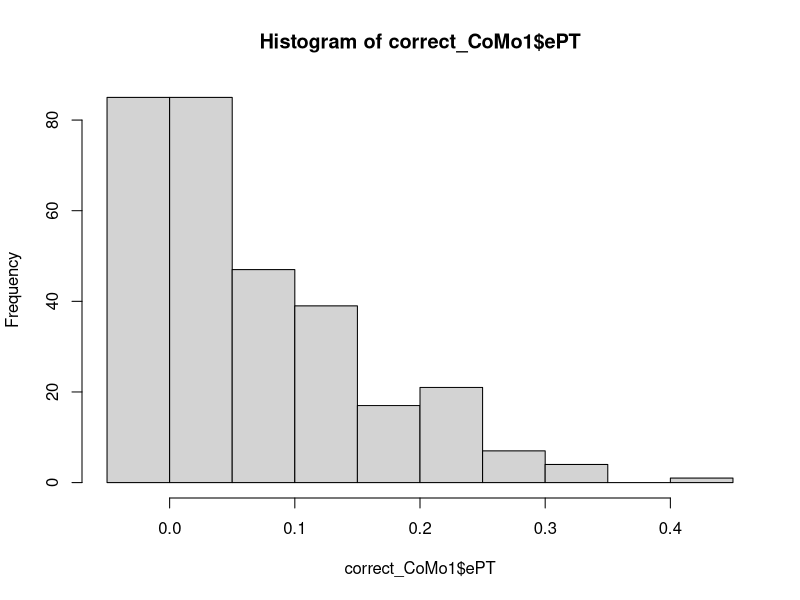
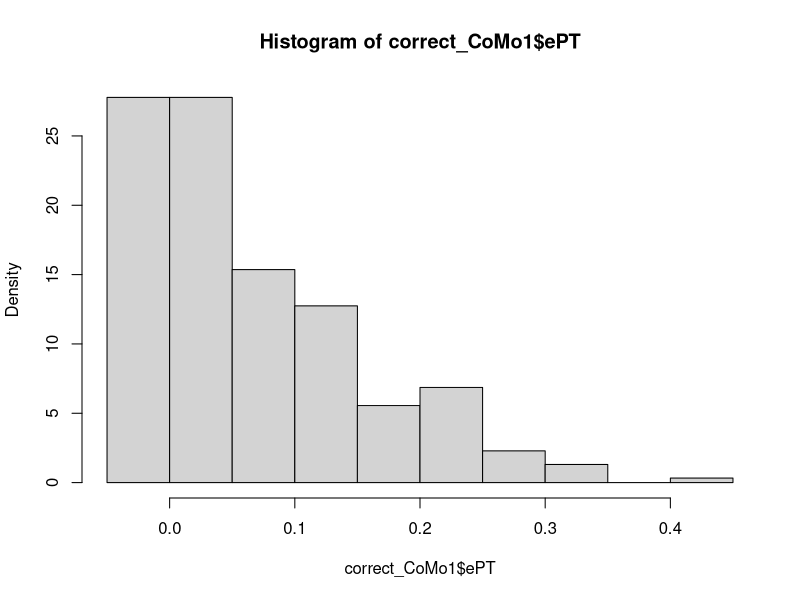
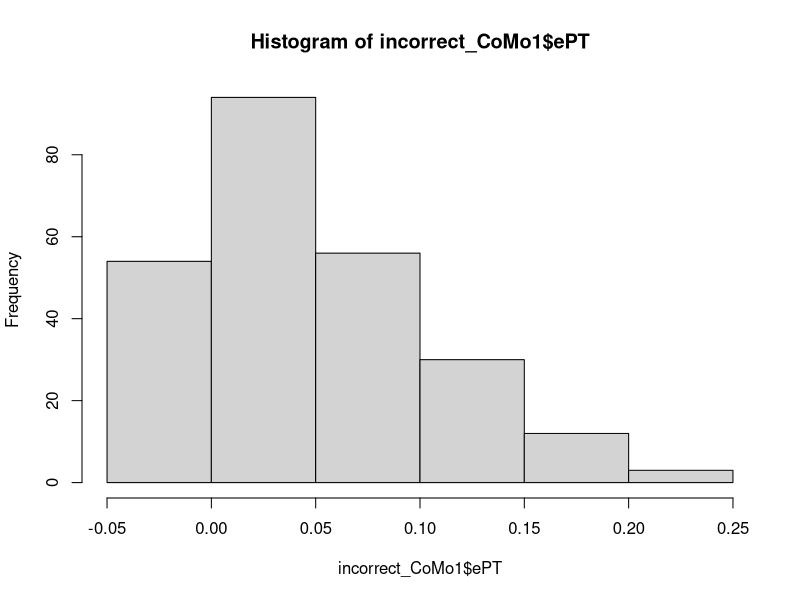
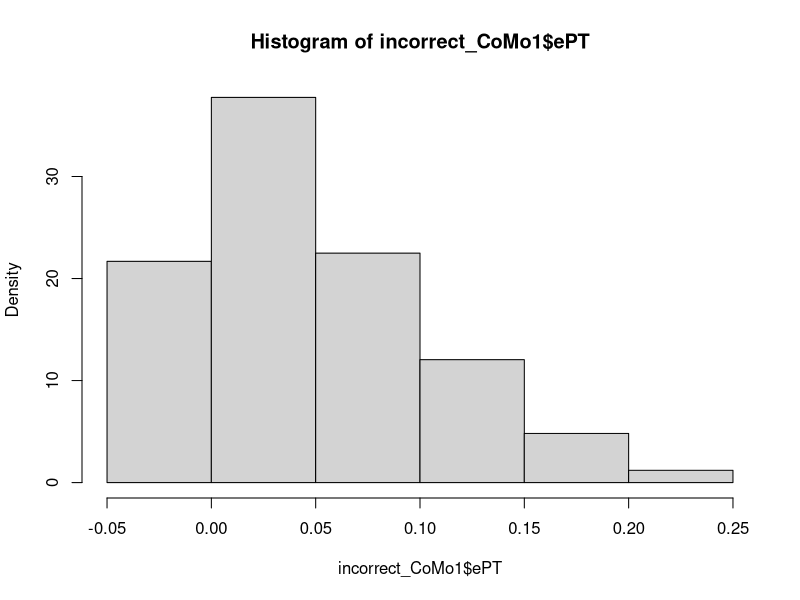
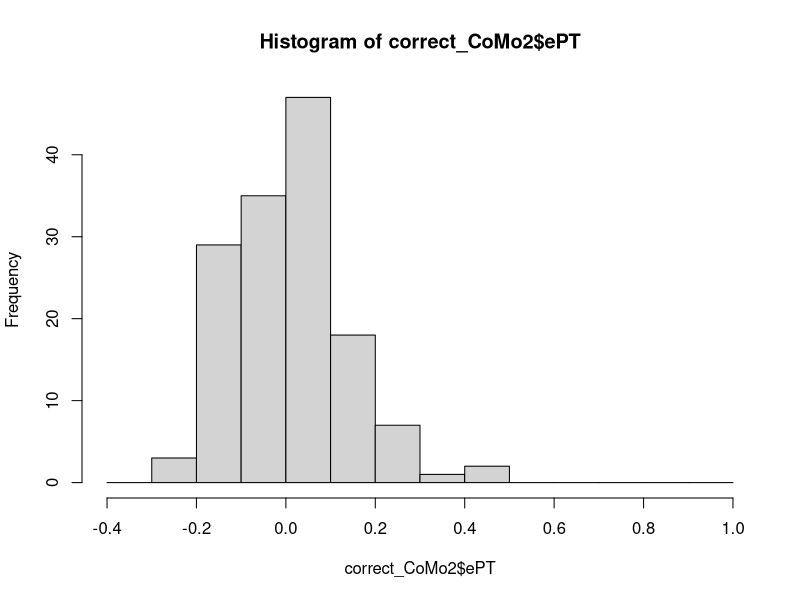
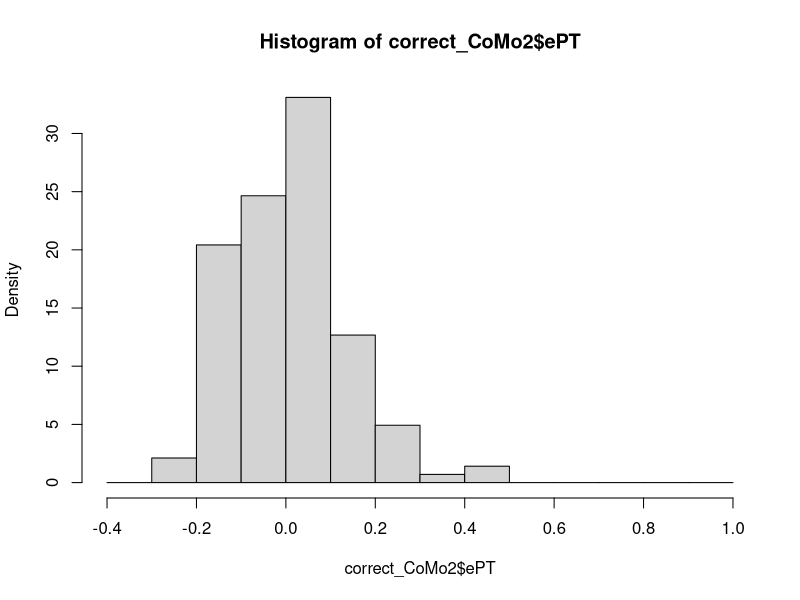
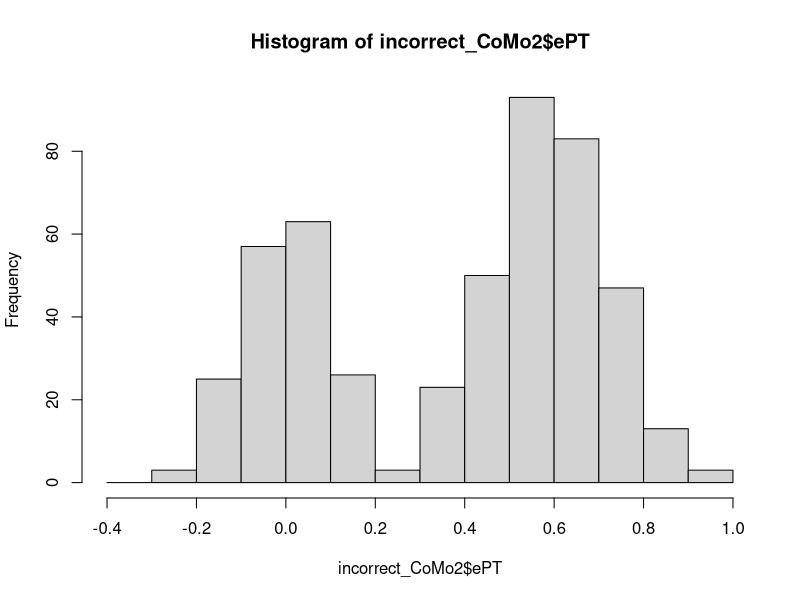
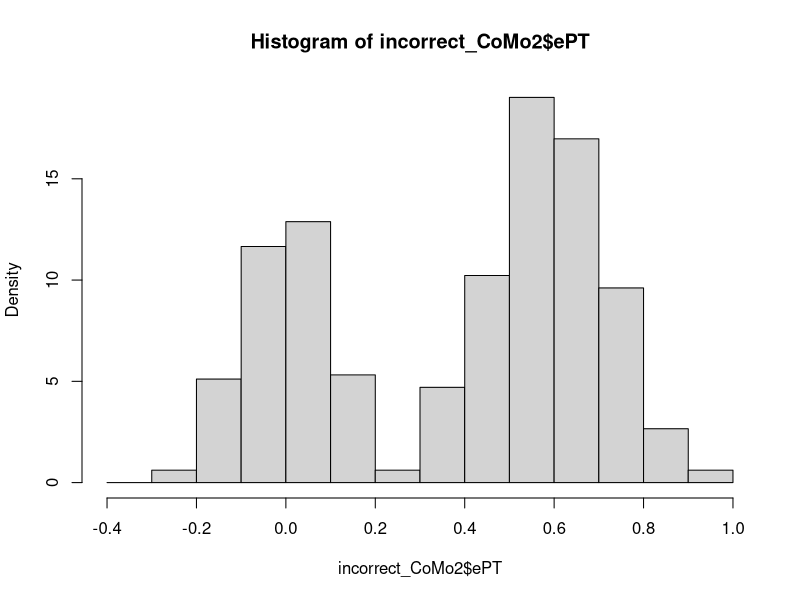

Here is the R script that generated these plots, in order:
## ---- chunk 1
# working directory
knitr::opts_knit$set(root.dir = '~/Projects/CompelledMovements/data')
## ---- chunk 2
# step one - prepare functions

# get nd time as minimum reaction time
get_nd_time <- function(data){
  # remove negative values
  rea_times <- data#[-which(data<0)]
  
  return(as.numeric(quantile(rea_times, 0.25)))
}

# define correct and incorrect answers 
label_resp <- function(direction, response){
  label_vec <- vector()
  cnt <- 1
  for (resp in response){
    label <- NA
    if (resp == 'v'){
      if  (direction[cnt] == '-'){
      label <- 1
      }
      else{
        label <- 0
        }
      }
    if (resp == 'n'){
      if (direction[cnt] == '+'){
        label <- 1
      }
      else{
      label <- 0
      }
    } 
    label_vec[cnt] <- label 
    cnt <- cnt+1
  } 
  return(label_vec)
}

# prepare a dataset with % correct for bins of gap times
binned_data <- function(data_time, data_resp, start, stop, step){
  steps_dis = seq(start,stop,step)
  start_dis = start - step
  outmat = matrix(nrow=length(steps_dis), ncol = 2)

  for (step in steps_dis){
    idx_time <- which(data_time>=start_dis & data_time<=step)
    samples <- length(idx_time)
    percentage <- sum(data_resp[idx_time],na.rm=TRUE)/samples
    outmat[which(steps_dis == step),1] <- step
    outmat[which(steps_dis == step),2] <- percentage
    start_dis = step
    }
  return(outmat)
}
## ---- chunk 3

CoMo1_data   <- read.table("CoMo1ck1.txt",header = TRUE)
CoMo1_design <- read.table("CoMo1desck1.txt",header = TRUE)

id_rm        <- which(CoMo1_data$response != 'n' & CoMo1_data$response != 'v')

CoMo1_data   <- CoMo1_data[-id_rm,]
CoMo1_design <- CoMo1_design[-id_rm,]

CoMo1_data$correct <- label_resp(CoMo1_design$direction,CoMo1_data$response)
NP           <- get_nd_time(CoMo1_data$t_response)

# t_response is relative to the onset of the ball motion  
CoMo1_data$ePT     <- CoMo1_data$t_response - NP

# check distribution of ePT
summary(CoMo1_data$t_response)

#ana 1 - correct answers as a function of gap time (not possible here, using goal distance)
CoMo1_dis <- binned_data(CoMo1_design$distance,CoMo1_data$correct,1,8,1)


#ana 2 - reaction times as a function of distance
#build a model, linear regression
#Null model - explained by mean
aov_CoMo1_rea_times <- aov(CoMo1_data$t_response ~ CoMo1_design$distance) 
summary(aov_CoMo1_rea_times)

#ana 3 - Frequencies of ePTs in correct/incorrect answers
correct_CoMo1   <- CoMo1_data[which(CoMo1_data$correct==1),]
incorrect_CoMo1 <- CoMo1_data[which(CoMo1_data$correct==0),]

corr_his   <- hist(correct_CoMo1$ePT)
corr_his$density = corr_his$counts/sum(corr_his$counts)*100
plot(corr_his,freq=FALSE)

incorr_his <- hist(incorrect_CoMo1$ePT)
incorr_his$density = incorr_his$counts/sum(incorr_his$counts)*100
plot(incorr_his,freq=FALSE)

#ana 4 - % correct answers as a function of ePT
CoMo1_bin <- binned_data(CoMo1_data$ePT,CoMo1_data$correct,-0.1,0.4,0.05)

#ana 5 - left out so far


## ---- chunk 4

CoMo2_data   <- read.table("CoMo2ck0.txt",header = TRUE)
CoMo2_design <- read.table("CoMo2desck0.txt",header = TRUE)

id_rm        <- which(CoMo2_data$response != 'n' & CoMo2_data$response != 'v')

CoMo2_data   <- CoMo2_data[-id_rm,]
CoMo2_design <- CoMo2_design[-id_rm,]

CoMo2_data$correct <- label_resp(CoMo2_data$rev_sign,CoMo2_data$response)
NP          <- get_nd_time(CoMo2_data$t_response)

CoMo2_data$t_change<- CoMo2_data$t_change*CoMo2_design$change 

# t_response is relative to the onset of the ball motion  
CoMo2_data$ePT     <- (CoMo2_data$t_response+CoMo2_data$t_ball) - CoMo2_data$t_change - NP

# check distribution of ePT
summary(CoMo2_data$t_change)

#ana 1 - correct answers as a function of gap time (not possible here, using goal distance)
CoMo2_dis <- binned_data(CoMo2_data$t_change,CoMo2_data$correct,0,1.5,0.1)


#ana 2 - reaction times as a function of distance
#build a model, linear regression
#Null model - explained by mean
aov_CoMo2_rea_times <- aov(CoMo2_data$t_response ~ CoMo2_design$change_loc) 
summary(aov_CoMo2_rea_times)

#ana 3 - Frequencies of ePTs in correct/incorrect answers
correct_CoMo2   <- CoMo2_data[which(CoMo2_data$correct==1),]
incorrect_CoMo2 <- CoMo2_data[which(CoMo2_data$correct==0),]
incorrect_CoMo2 <- incorrect_CoMo2[which(incorrect_CoMo2$ePT<1),]

corr_his2   <- hist(correct_CoMo2$ePT,breaks = seq(-0.4,1,0.1))
corr_his2$density = corr_his2$counts/sum(corr_his2$counts)*100
plot(corr_his2,freq=FALSE)

incorr_his2 <- hist(incorrect_CoMo2$ePT, breaks = seq(-0.4,1,0.1))
incorr_his2$density = incorr_his2$counts/sum(incorr_his2$counts)*100
plot(incorr_his2,freq=FALSE)

#ana 4 - % correct answers as a function of ePT
CoMo2_bin <- binned_data(CoMo2_data$ePT,CoMo2_data$correct,-0.3,0.6,0.1)

#ana 5 - left out so far


## ---- chunk 5

CoMo3_data   <- read.table("CoMo3ck1.txt",header = TRUE)
CoMo3_design <- read.table("CoMo3desck1.txt",header = TRUE)

id_rm        <- which(CoMo3_data$response != 'n' & CoMo3_data$response != 'v')

CoMo3_data$correct <- label_resp(CoMo3_design$direction,CoMo3_data$response)
NP          <- get_nd_time(CoMo3_data$t_response)

# t_response is relative to the onset of the ball motion  
CoMo3_data$ePT     <- CoMo3_data$t_response - (CoMo3_data$t_change-CoMo3_data$t_ball) - NP

# check distribution of ePT
summary(CoMo3_data$t_change)

#ana 1 - correct answers as a function of gap time (not possible here, using goal distance)
CoMo3_dis <- binned_data(CoMo3_data$t_change,CoMo3_data$correct,0.3,1.0,0.1)


#ana 2 - reaction times as a function of distance
#build a model, linear regression
#Null model - explained by mean
aov_CoMo3_rea_times <- aov(CoMo3_data$t_response ~ CoMo3_design$change_loc) 
summary(aov_CoMo3_rea_times)

#ana 3 - Frequencies of ePTs in correct/incorrect answers
correct_CoMo3   <- CoMo3_data[which(CoMo3_data$correct==1),]
incorrect_CoMo3 <- CoMo3_data[which(CoMo3_data$correct==0),]

corr_his3   <- hist(correct_CoMo3$ePT)
corr_his3$density = corr_his3$counts/sum(corr_his3$counts)*100
plot(corr_his3,freq=FALSE)

incorr_his3 <- hist(incorrect_CoMo3$ePT)
incorr_his3$density = incorr_his3$counts/sum(incorr_his3$counts)*100
plot(incorr_his3,freq=FALSE)

#ana 4 - % correct answers as a function of ePT
CoMo3_bin <- binned_data(CoMo3_data$ePT,CoMo3_data$correct,-0.3,0.3,0.1)

#ana 5 - left out so far


## ---- chunk 6
file1  <- read.table("CoMo4ck1.txt",header = TRUE) 
file2  <- read.table("CoMo4ck2.txt",header = TRUE)
file3  <- read.table("CoMo4desck1.txt",header = TRUE)
file4  <- read.table("CoMo4desck1.txt",header = TRUE)
CoMo4_data   <- rbind(file1,file2)
CoMo4_design <- rbind(file3,file4)

id_rm        <- which(CoMo4_data$response != 'n' & CoMo4_data$response != 'v')

CoMo4_data   <- CoMo4_data[-id_rm,]
CoMo4_design <- CoMo4_design[-id_rm,]


# NP          <- get_nd_time(CoMo4_data$t_response)

# t_response is relative to the onset of the ball motion  
CoMo4_data$PT     <- CoMo4_data$t_response - CoMo4_data$t_change
CoMo4_data$gap    <- CoMo4_data$t_change - CoMo4_data$t_ball
CoMo4_data$RT     <- CoMo4_data$t_response - CoMo4_data$t_ball

# check distribution of ePT
summary(CoMo4_data$t_change)
summary(CoMo4_data$PT)

id_rm2 <- which(CoMo4_data$PT>0.25)
CoMo4_data   <- CoMo4_data[-id_rm2,]
CoMo4_design <- CoMo4_design[-id_rm2,]

#ana 1 - correct answers as a function of gap time 
CoMo4_dis <- binned_data(CoMo4_data$gap,CoMo4_data$correct,0,0.2,0.01)


#ana 2 - reaction times as a function of distance
#build a model, linear regression
#Null model - explained by mean
aov_CoMo4_rea_times <- aov(CoMo4_data$t_response ~ CoMo4_design$change_loc) 
summary(aov_CoMo4_rea_times)

CoMo4_rea <- binned_data(CoMo4_data$RT,CoMo4_data$correct,0.0,0.5,0.05)

#ana 3 - Frequencies of ePTs in correct/incorrect answers
correct_CoMo4   <- CoMo4_data[which(CoMo4_data$correct==1),]
incorrect_CoMo4 <- CoMo4_data[which(CoMo4_data$correct==0),]

corr_his3   <- hist(correct_CoMo4$PT)

incorr_his3 <- hist(incorrect_CoMo4$PT)


#ana 4 - % correct answers as a function of ePT
CoMo4_bin <- binned_data(CoMo4_data$PT,CoMo4_data$correct,-0.2,0.5,0.05)


#ana 5 - left out so far


